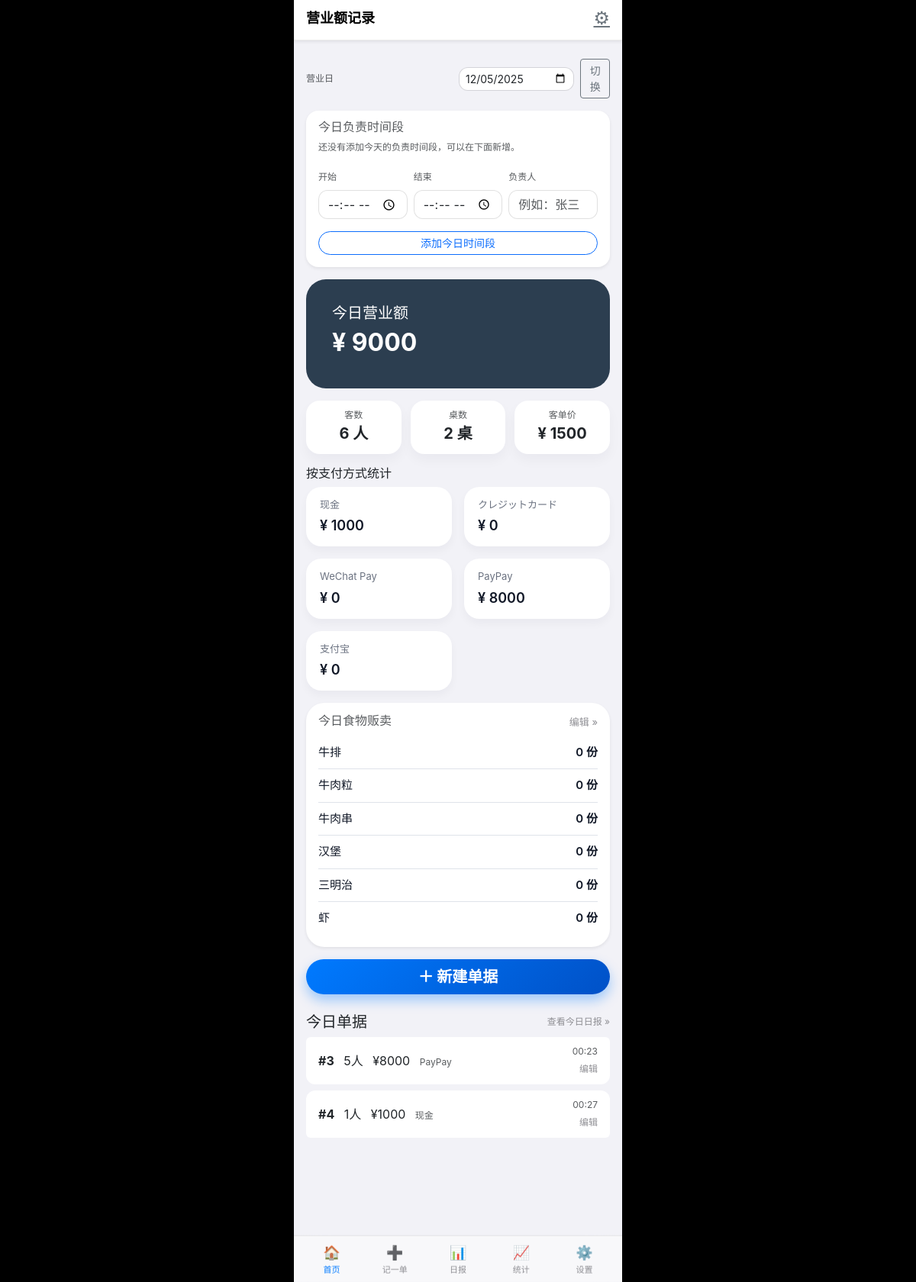
The page / on the database its author committed.
### tables this page shows
CREATE TABLE slips (
            id INTEGER PRIMARY KEY AUTOINCREMENT,
            slip_date TEXT NOT NULL,         -- 营业日: YYYY-MM-DD
            table_name TEXT,                 -- 桌号
            people INTEGER NOT NULL,         -- 人数
            amount INTEGER NOT NULL,         -- 金额
            payment_method TEXT,             -- 支付方式: cash / credit / wechat / paypay / alipay
            created_at TEXT NOT NULL         -- 记录时间: YYYY-MM-DD HH:MM
        );

### views/main_views.py (the view)
@main_bp.route("/")
def index():
    business_date = request.args.get("date") or date.today().strftime("%Y-%m-%d")
    slips = get_slips_by_date(business_date)
    summary = calculate_summary(slips)
    for slip in slips:
        created_at = slip["created_at"]
        slip["time"] = created_at[11:16] if created_at and len(created_at) >= 16 else ""
    payment_summary = get_payment_summary_by_date(business_date)
    food_raw = get_food_sales(business_date)
    food_items = [
        {"key": "steak",       "label": "牛排",   "quantity": food_raw["steak"]},
        {"key": "beef_cube",   "label": "牛肉粒", "quantity": food_raw["beef_cube"]},
        {"key": "beef_skewer", "label": "牛肉串", "quantity": food_raw["beef_skewer"]},
        {"key": "burger",      "label": "汉堡",   "quantity": food_raw["burger"]},
        {"key": "sandwich",    "label": "三明治", "quantity": food_raw["sandwich"]},
        {"key": "shrimp",      "label": "虾",     "quantity": food_raw["shrimp"]},
    ]
    segments = get_segments_by_date(business_date)
    return render_template(
        "index.html",
        active_tab="home",
        business_date=business_date,
        summary=summary,
        slips=slips,
        payment_summary=payment_summary,
        food_items=food_items,
        segments=segments,
    )

### database/db.py (called while the page is built, shortened)
def get_connection() -> sqlite3.Connection:
    conn = sqlite3.connect(DB_PATH)
    conn.row_factory = sqlite3.Row
    return conn

def get_slips_by_date(slip_date: str) -> List[Dict[str, Any]]:
    conn = get_connection()
    cur = conn.cursor()
    cur.execute(
        """
        SELECT *
        FROM slips
        WHERE slip_date = ?
        ORDER BY id ASC
        """,
        (slip_date,),
    )
    rows = cur.fetchall()
    conn.close()
    return [dict(r) for r in rows]

def get_food_sales(business_date: str) -> Dict[str, int]:
    conn = get_connection()
    cur = conn.cursor()
    cur.execute(
        """
        SELECT steak, beef_cube, beef_skewer, burger, sandwich, shrimp
        FROM food_sales
        WHERE business_date = ?
        """,
        (business_date,),
    )
    row = cur.fetchone()
    conn.close()
    if not row:
        return {
            "steak": 0,
            "beef_cube": 0,
            "beef_skewer": 0,
            "burger": 0,
            "sandwich": 0,
            "shrimp": 0,
        }

def get_segments_by_date(business_date: str) -> List[Dict[str, Any]]:
    conn = get_connection()
    cur = conn.cursor()
    cur.execute(
        """
        SELECT id, business_date, start_time, end_time, staff_name
        FROM segments
        WHERE business_date = ?
        ORDER BY start_time ASC
        """,
        (business_date,),
    )
    rows = cur.fetchall()
    conn.close()
    return [dict(r) for r in rows]

### views/main_views.py (called while the page is built)
def calculate_summary(slips: List[Dict]) -> Dict[str, int]:
    total_sales = sum(slip["amount"] for slip in slips)
    total_customers = sum(slip["people"] for slip in slips)
    total_tables = len(slips)
    avg_per_customer = int(total_sales / total_customers) if total_customers else 0
    return {
        "total_sales": total_sales,
        "total_customers": total_customers,
        "total_tables": total_tables,
        "avg_per_customer": avg_per_customer,
    }

### templates/index.html (shortened to what this page needs)
{% extends "base.html" %}
{% block content %}
<nav class="navbar navbar-light bg-white shadow-sm px-3">
    <span class="navbar-brand mb-0 h5">营业额记录</span>
    <a href="{{ url_for('main.settings') }}"
       class="text-secondary fs-4"
       data-transition="tab">⚙</a>
</nav>
<div class="container mt-4">
    <div class="d-flex justify-content-between align-items-center mb-3">
        <div class="small text-muted">营业日</div>
        <form method="get"
              action="{{ url_for('main.index') }}"
              class="d-flex align-items-center">
            <input
                type="date"
                name="date"
                class="form-control form-control-sm"
                value="{{ business_date }}">
            <button type="submit"
                    class="btn btn-outline-secondary btn-sm ms-2">
                切换
            </button>
        </form>
    </div>
    <div class="card mb-3 shadow-sm">
        <div class="card-body">
            <h6 class="card-subtitle mb-2 text-muted">今日负责时间段</h6>
            {% if segments %}
                <ul class="list-group mb-3">
                    {% for seg in segments %}
                    <li class="list-group-item py-2 segment-row">
                        <div class="segment-main">
                            <span class="segment-time">{{ seg.start_time }} - {{ seg.end_time }}</span>
                            <span class="segment-name">{{ seg.staff_name }}</span>
                        </div>
                        <div class="segment-actions">
                            <a href="{{ url_for('main.edit_segment_view', segment_id=seg.id) }}"
                               class="ios-link me-3"
                               data-transition="tab">
                                编辑
                            </a>
                            <form method="post"
                                  action="{{ url_for('main.delete_segment_view', segment_id=seg.id) }}"
                                  class="d-inline">
                                <button type="submit"
                                        class="ios-link ios-link-destructive"
                                        onclick="return confirm('确定要删除这个时间段吗？');">
                                    删除
                                </button>
                            </form>
                        </div>
                    </li>
                    {% endfor %}
                </ul>
            {% else %}
                <p class="small text-muted mb-3">
                    还没有添加今天的负责时间段，可以在下面新增。
                </p>
            {% endif %}
            <form method="post" action="{{ url_for('main.add_today_segment') }}">
                <div class="row g-2 align-items-end">
                    <div class="col-4">
                        <label for="start_time" class="form-label small text-muted">开始</label>
                        <input
                            type="time"
                            class="form-control"
                            id="start_time"
                            name="start_time"
                            required>
                    </div>
                    <div class="col-4">
                        <label for="end_time" class="form-label small text-muted">结束</label>
                        <input
                            type="time"
                            class="form-control"
                            id="end_time"
                            name="end_time"
                            required>
                    </div>
                    <div class="col-4">
                        <label for="staff_name" class="form-label small text-muted">负责人</label>
                        <input
                            type="text"
                            class="form-control"
                            id="staff_name"
                            name="staff_name"
                            placeholder="例如：张三"
                            required>
                    </div>
                </div>
                <div class="d-grid gap-2 mt-3">
                    <button type="submit" class="btn btn-outline-primary btn-sm">
                        添加今日时间段
                    </button>
                </div>
            </form>
        </div>
    </div>
    <div class="card text-white mb-3" style="background-color:#2C3E50;">
        <div class="card-body">
            <h5 class="card-title">今日营业额</h5>
            <h2 class="fw-bold">¥ {{ summary.total_sales }}</h2>
        </div>
    </div>
    <div class="metrics-grid mb-3">
        <div class="card metrics-card text-center">
            <div class="small text-muted">客数</div>
            <div class="fs-5 fw-bold">{{ summary.total_customers }} 人</div>
        </div>
        <div class="col">
            <div class="card metrics-card text-center">
                <div class="small text-muted">桌数</div>
                <div class="fs-5 fw-bold">{{ summary.total_tables }} 桌</div>
            </div>
        </div>
        <div class="col">
            <div class="card metrics-card text-center">
                <div class="small text-muted">客单价</div>
                <div class="fs-5 fw-bold">¥ {{ summary.avg_per_customer }}</div>
            </div>
        </div>
    </div>
    <h6 class="mb-2">按支付方式统计</h6>
    <div class="payment-grid mb-3">
        {% for p in payment_summary %}
        <div class="card payment-card">
            <div class="payment-label">{{ p.label }}</div>
            <div class="payment-amount">¥ {{ p.amount }}</div>
        </div>
        {% endfor %}
    </div>
    <div class="card food-card mb-3 shadow-sm">
        <div class="card-body">
            <div class="d-flex justify-content-between align-items-center mb-2">
                <h6 class="card-subtitle text-muted mb-0">今日食物贩卖</h6>
                <a href="{{ url_for('main.edit_food_sales', date=business_date) }}"
                   class="ios-link"
                   data-transition="tab">
                    编辑 »
                </a>
            </div>
            <ul class="list-unstyled mb-0">
                {% for item in food_items %}
                <li class="food-row">
                    <span class="food-name">{{ item.label }}</span>
                    <span class="food-qty">{{ item.quantity }} 份</span>
                </li>
                {% endfor %}
            </ul>
        </div>
    </div>
    <div class="d-grid mb-4">
        <a href="{{ url_for('main.input_slip', date=business_date) }}"
           class="btn btn-primary btn-lg fw-bold"
           data-transition="tab">
            ＋ 新建单据
        </a>
    </div>
    <div class="d-flex justify-content-between align-items-center mb-2">
        <h5 class="mb-0">今日单据</h5>
        <a href="{{ url_for('main.report', date=business_date) }}"
           class="small text-decoration-none"
           data-transition="tab">
            查看今日日报 &raquo;
        </a>
    </div>
    <ul class="list-group mb-5">
        {% for slip in slips %}
        <li class="list-group-item d-flex justify-content-between align-items-center">
            <div>
                <span class="fw-bold">#{{ slip.id }}</span>
                <span class="ms-2">{{ slip.people }}人</span>
                <span class="ms-2">¥{{ slip.amount }}</span>
                <span class="ms-2 small text-muted">
                    {% if slip.payment_method == 'cash' %}现金{% endif %}
                    {% if slip.payment_method == 'paypay' %}PayPay{% endif %}
                </span>
            </div>
            <div class="text-end">
                <div class="text-muted small">{{ slip.time }}</div>
                <a href="{{ url_for('main.edit_slip_view', slip_id=slip.id) }}"
                   class="small text-decoration-none"
                   data-transition="tab">
                    编辑
                </a>
            </div>
        </li>
        {% else %}
        <li class="list-group-item text-muted">
            还没有记录，请点击「新建单据」开始记录。
        </li>
        {% endfor %}
    </ul>
</div>
{% endblock %}

### static/css/style.css (style rules this page uses)
:root { color-scheme: light dark; --app-max-width: 430px; --app-padding-x: 16px; --radius-card-lg: 26px; --radius-card-sm: 18px; }
.app-body { margin: 0; padding: 0; background-color: #000; font-family: -apple-system, BlinkMacSystemFont, "SF Pro Text", "Helvetica Neue", Arial, "PingFang SC", "Hiragino Sans GB", "Microsoft YaHei", sans-serif; }
.app-shell .container { padding-left: var(--app-padding-x); padding-right: var(--app-padding-x); }
.navbar { position: sticky; top: 0; z-index: 10; padding: calc(env(safe-area-inset-top, 0px) + 6px) var(--app-padding-x) 10px; background-color: rgba(255, 255, 255, 0.96) !important; backdrop-filter: blur(20px); border-bottom: 0.5px solid rgba(0, 0, 0, 0.08); }
.navbar .navbar-brand { font-size: 18px; font-weight: 600; }
.card { border-radius: 16px; border: none; background-color: #ffffff; }
.card.shadow-sm { box-shadow: 0 4px 12px rgba(0, 0, 0, 0.04); }
.card.text-white { border-radius: var(--radius-card-lg); padding: 16px 18px; }
.list-group { background-color: transparent; }
.list-group-item { border: none; border-radius: 12px; margin-bottom: 8px; padding-top: 10px; padding-bottom: 10px; }
.form-control { border-radius: 12px; border: 1px solid rgba(0, 0, 0, 0.12); }
.small { font-size: 12px; color: #8e8e93; }
.btn-primary { border-radius: 999px; border: none; background: linear-gradient(135deg, #007aff, #0051c7); box-shadow: 0 8px 16px rgba(0, 122, 255, 0.35); }
.btn-outline-danger, .btn-outline-primary { border-radius: 999px; }
.ios-link { border: none; background: none; padding: 0; font-size: 13px; color: #8e8e93; text-decoration: none; }
.food-card { border: none; border-radius: 24px; overflow: hidden; }
.food-row { display: flex; justify-content: space-between; align-items: center; padding: 10px 0; border-bottom: 0.5px solid rgba(148, 163, 184, 0.3); }
.food-row:last-child { border-bottom: none; }
.food-name { font-size: 15px; color: #111827; }
.food-qty { font-size: 15px; font-weight: 600; color: #111827; }
.metrics-grid { display: grid; grid-template-columns: repeat(3, minmax(0, 1fr)); column-gap: 12px; row-gap: 0; }
.metrics-card { border-radius: 18px; padding-top: 10px; padding-bottom: 12px; box-shadow: 0 8px 16px rgba(15, 23, 42, 0.04); border: none; }
.payment-grid { display: grid; grid-template-columns: repeat(2, minmax(0, 1fr)); column-gap: 16px; row-gap: 16px; }
.payment-card { border-radius: 20px; padding: 14px 18px; border: none; box-shadow: 0 6px 12px rgba(15, 23, 42, 0.04); background: #ffffff; }
.payment-label { font-size: 13px; color: #6b7280; margin-bottom: 4px; }
.payment-amount { font-weight: 600; font-size: 18px; color: #111827; }

### rows shown on the page
slips: label "PayPay", amount "8000", id "3", people "5", time "00:23"
slips: id "4", people "1", amount "1000", payment_method "现金", time "00:27"

### other values the page prints
{{ summary.total_sales }} "9000"
{{ summary.total_customers }} "6"
{{ summary.total_tables }} "2"
{{ summary.avg_per_customer }} "1500"
{{ p.label }} "现金" "クレジットカード" "WeChat Pay" "支付宝"
{{ p.amount }} "1000" "0" "0" "0"
{{ item.label }} "牛排" "牛肉粒" "牛肉串" "汉堡" "三明治" "虾"
{{ item.quantity }} "0" "0" "0" "0" "0" "0"
